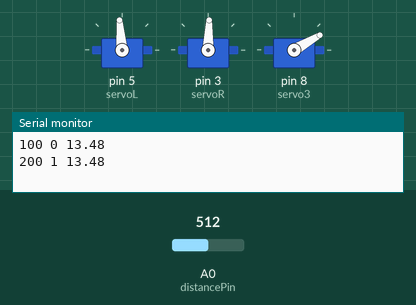
Simulated run of this sketch. Board: Arduino Uno, built with avr-gcc and run on an emulated ATmega328P. On the bench: 3 × servo, the last lines printed to the serial monitor. The inputs (shaded band) are chosen by the test bench; at power-on: A0 (distancePin) = 512. Random numbers use the default seed unless the sketch sets one.

Above: at 10.6 s.
10.7 s: A0 (distancePin) set to 482
17.2 s: A0 (distancePin) set to 452
At 20.3 s:
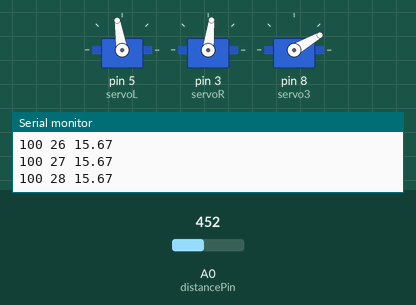
23.7 s: A0 (distancePin) set to 511
At 26.17 s:
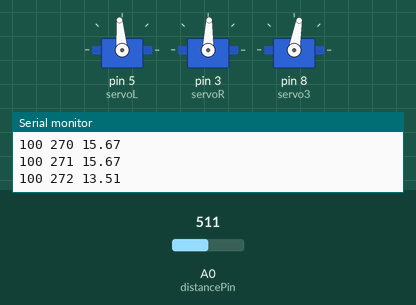
Timing chart, 0 to 36.0 s (numbered marks = the images above; inputs shaded):
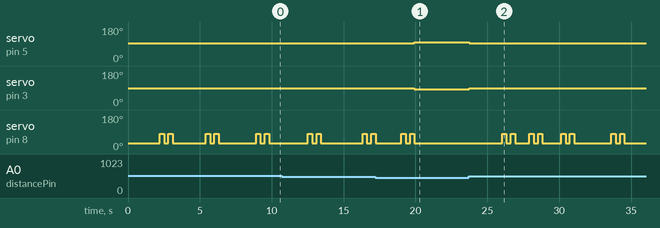

The sketch:

tuttuki.ino
```cpp
#include <Servo.h>

#define STATUS_STOP       0
#define STATUS_FORWORD    100
#define STATUS_RIGHT      101
#define STATUS_LEFT       102
#define STATUS_BACK       200
#define STATUS_BACK_RIGHT 201
#define STATUS_BACK_LEFT  202
#define STATUS_TUTTUKI    500


Servo servoL;
Servo servoR;
Servo servo3;
int status = 100;
int statusCount = 0;
int rotate = 0;

// 進行方向を右とか左とかランダムにする
int directionOffset = 0;
const int distancePin = A0;
const float Vcc = 3.5;

void setup() {

  Serial.begin(9600);


  servoL.attach(5);
  servoR.attach(3);


  servo3.attach(8);
  servo3.write(30);

  //  servoL.write(90);
  //  servoR.write(90);


}

/**
   pin ピン番号
   return センチメートル
*/
int readDistance(int pin) {
  float dist = Vcc * analogRead(pin) / 1023;
  dist = 26.549 * pow(dist, -1.2091);
  Serial.print(status);
  Serial.print(" ");
  Serial.print(statusCount);
  Serial.print(" ");
  Serial.print(dist);
  Serial.print("\n");
  return dist;
}

void loop() {

  // 障害物
  float dist = readDistance(distancePin);
  if (dist < 20 && dist > 15) {
    changeStatus(STATUS_BACK);
  }
  // 動くもの
  else if (dist < 15 && dist > 5) {
    if (status != STATUS_TUTTUKI) changeStatus(STATUS_TUTTUKI);
  }
  else {
    if (status != STATUS_FORWORD){
      // きょろきょろ
      kyoroKyoro();
      changeStatus(STATUS_FORWORD);
    }

  }

  float r = 10;
  float l = 10;
  switch (status) {
    case STATUS_FORWORD:


      runServo(10, 10);
      if (statusCount > 80 and random(0, 1)) {
        changeStatus(STATUS_FORWORD);
      }
      break;
    case STATUS_BACK:
      runServo(random(5, 30) * -1, random(5, 10) * -1);
      delay(200);
      break;

    case STATUS_TUTTUKI:
      tuttuki();
      changeStatus(STATUS_BACK);

      break;

  }


  statusCount++;
}

/**
   speedR: integer -100~100
   speedL: integer -100~100
*/
void runServo(int speedR, int speedL) {

  // 確実に止める
  if (speedR == 0 && speedL == 0) {
    servoR.write(88);
    servoL.write(95);
    return;
  }
  //TODO: アングルの実装

  // 270  →90:180

  float r = 90 - ((speedR * 0.01) * 90) + 2;
  float l = 90 + ((speedL * 0.01) * 90);


  // 停止:90 全力前進:0 に制御 . 2:誤差
  servoR.write(r);

  // 停止:90 全力前進:180 に制御
  servoL.write(l);


}

void changeStatus(int num) {
//  if(statusCount < 10) return;
  statusCount = 0;
  status = num;
  if(random(0,1)){
    runServo(0, 0);
    delay(random(5, 20) * 100);
  }
}

void kyoroKyoro() {
  int rnd = random(0, 3);
  for(int i = 0; i < rnd; i++){
    float spd = random(0,50) - 25;

    runServo(spd, -spd);
    delay(random(1, 2) * 100);
    runServo(0, 0);
    delay(random(2, 5) * 100);

  }
}

void tuttuki(){
  int rnd = random(10, 20);
  for(int i = 0; i < rnd; i++){
    runServo(random(1, 8), random(1, 8));
  }

  rnd = random(0, 4);
  runServo(0, 0);
  for(int i = 0; i < rnd; i++){
    delay(random(10, 30) * 100);
    servo3.write(80);
    // runServo(10, 0);
    delay(300);
    servo3.write(30);
    // runServo(-10, 0);
    delay(300);
    servo3.write(80);
    // runServo(10, 0);
    delay(300);
    servo3.write(30);
    // runServo(-10, 0);
  }

}
```

Measured:
- after the input at 17.2 s, servo on pin 5 (servoL): 95° → 99° after 2.7 s; servo on pin 3 (servoR): 88° → 83° after 2.7 s
- after the input at 23.7 s, servo on pin 5 (servoL): 99° → 95° at once; servo on pin 3 (servoR): 83° → 88° at once; servo on pin 8 (servo3): 30° → 80° after 2.3 s, → 30° 0.30 s later, → 80° 0.30 s later, → 30° 0.30 s later, … (16 changes in this stretch)
